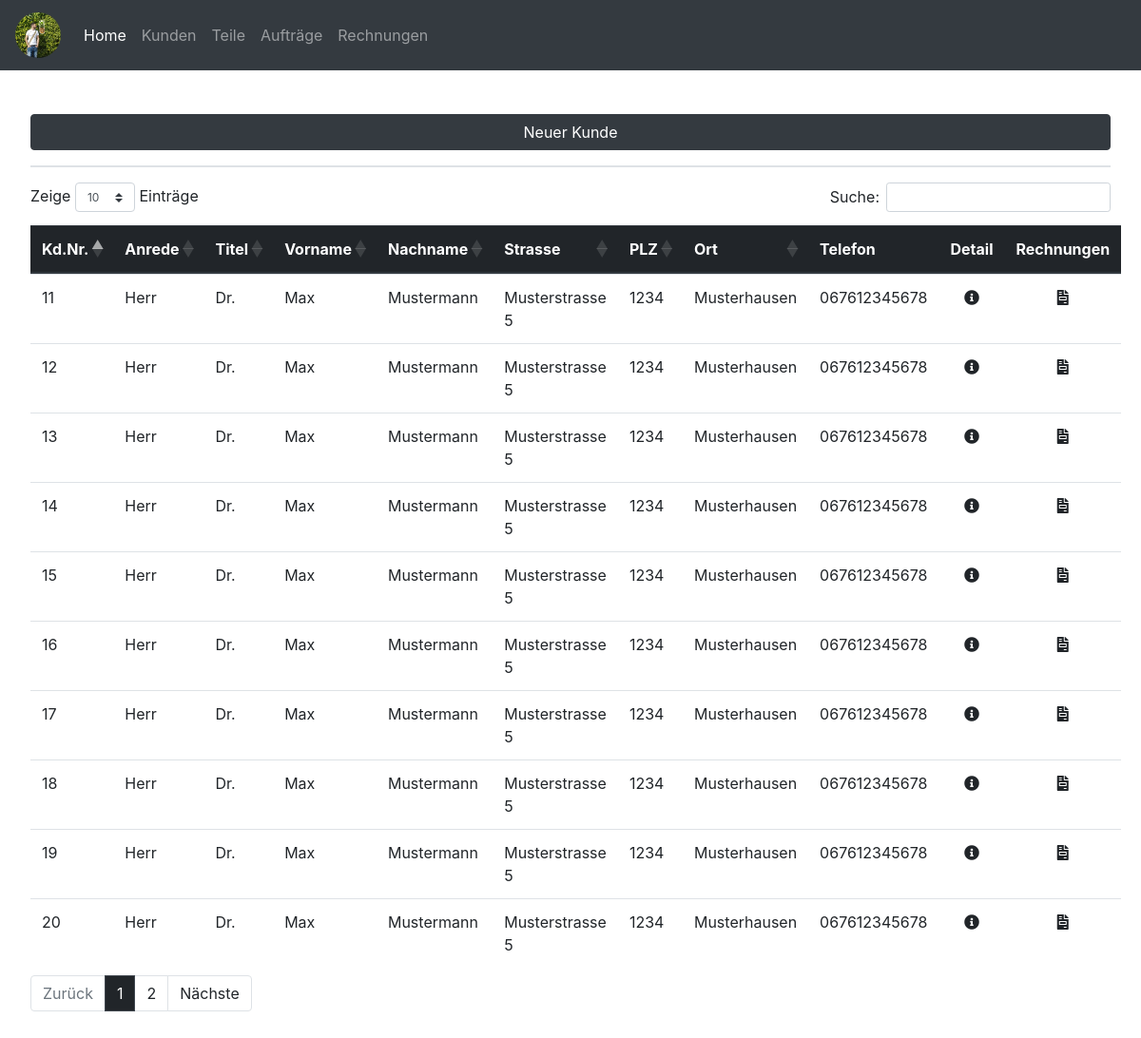
/customer.php, run on an earlier commit of the app's database.
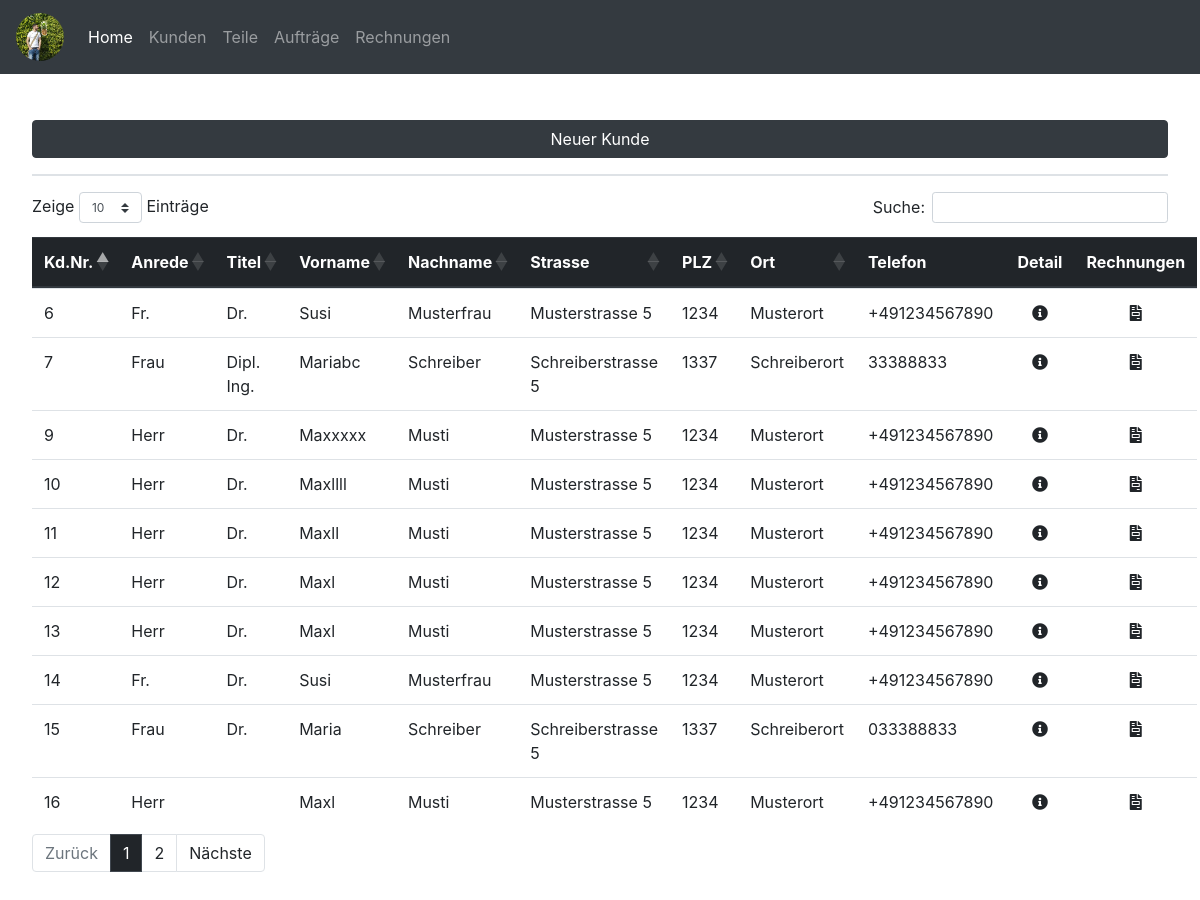
And on a later commit of the database.
### tables this page shows
CREATE TABLE `kunde` (
  `kundennummer` int(10) NOT NULL,
  `anrede` varchar(15) NOT NULL,
  `titel` varchar(10) NOT NULL,
  `vorname` varchar(20) NOT NULL,
  `nachname` varchar(20) NOT NULL,
  `gebdat` date NOT NULL,
  `strasse` varchar(50) NOT NULL,
  `plz` int(10) NOT NULL,
  `ort` varchar(50) NOT NULL,
  `telefon` varchar(20) NOT NULL,
  `email` varchar(50) NOT NULL,
  `newsletter` tinyint(1) NOT NULL,
  `kommentar` text NOT NULL,
  `kundeseit` date NOT NULL
);

### customer.php (the view, shortened to what this page needs)
<?php include('connection.php') ?>
<?php include('header.php') ?>
<button type="button" class="btn btn-dark btn-new-car mb-3 mb-lg-0" data-toggle="modal" data-target="#customernewmodal">
    Neuer Kunde
    </button>
    <br /><hr />
    <table id="customertable" class="display table table-hover">
        <thead class="thead-dark">
            <tr>
                <th>Kd.Nr.</th>
                <th>Anrede</th>
                <th>Titel</th>
                <th>Vorname</th>
                <th>Nachname</th>
                <th>Strasse</th>
                <th>PLZ</th>
                <th>Ort</th>
                <th>Telefon</th>
                <th><center>Detail</center></th>
                <th><center>Rechnungen</center></th>
            </tr>
        </thead>
        <tbody>
        <?php
            $sql = "SELECT * from kunde ORDER BY kundennummer ASC";
            foreach ($pdo->query($sql) as $row) {
                echo "<tr href='customer_detail.php?kundennummer=" . $row['kundennummer'] . "'><td>" . $row['kundennummer'] . "</td>";
                echo "<td>" . $row['anrede'] . "</td>";
                echo "<td>" . $row['titel'] . "</td>";
                echo "<td>" . $row['vorname'] . "</td>";
                echo "<td>" . $row['nachname'] . "</td>";
                echo "<td>" . $row['strasse'] . "</td>";
                echo "<td>" . $row['plz'] . "</td>";
                echo "<td>" . $row['ort'] . "</td>";
                echo "<td>" . $row['telefon'] . "</td>";
                echo "<td><a title='Details' class='' href='customer_detail.php?kundennummer=" . $row['kundennummer'] . "'><center><i class='fas fa-info-circle'></i></center></a></td>";
                echo "<td><a title='Rechnungen' class='' href='rechnungen.php?kundennummer=" . $row['kundennummer'] . "'><center><i class='fas fa-file-invoice'></i></center></a></td></tr>"; ?>
            <?php }; ?>
        </tbody>
    </table>
<?php include('footer.php') ?>

What changed in the data, as far as the page shows it:
no longer on this page (row edited): kunde: kundennummer "17", anrede "Herr", titel "Dr.", vorname "Max", nachname "Mustermann", strasse "Musterstrasse 5", plz "1234", ort "Musterhausen", telefon "067612345678"
no longer on this page (row edited): kunde: kundennummer "18", anrede "Herr", titel "Dr.", vorname "Max", nachname "Mustermann", strasse "Musterstrasse 5", plz "1234", ort "Musterhausen", telefon "067612345678"
no longer on this page (row edited): kunde: kundennummer "19", anrede "Herr", titel "Dr.", vorname "Max", nachname "Mustermann", strasse "Musterstrasse 5", plz "1234", ort "Musterhausen", telefon "067612345678"
no longer on this page (row edited): kunde: kundennummer "20", anrede "Herr", titel "Dr.", vorname "Max", nachname "Mustermann", strasse "Musterstrasse 5", plz "1234", ort "Musterhausen", telefon "067612345678"
added kunde: kundennummer "6", anrede "Fr.", titel "Dr.", vorname "Susi", nachname "Musterfrau", strasse "Musterstrasse 5", plz "1234", ort "Musterort", telefon "+491234567890"
added kunde: kundennummer "7", anrede "Frau", titel "Dipl. Ing.", vorname "Mariabc", nachname "Schreiber", strasse "Schreiberstrasse 5", plz "1337", ort "Schreiberort", telefon "33388833"
added kunde: kundennummer "9", anrede "Herr", titel "Dr.", vorname "Maxxxxx", nachname "Musti", strasse "Musterstrasse 5", plz "1234", ort "Musterort", telefon "+491234567890"
added kunde: kundennummer "10", anrede "Herr", titel "Dr.", vorname "Maxllll", nachname "Musti", strasse "Musterstrasse 5", plz "1234", ort "Musterort", telefon "+491234567890"
changed kunde id 11: vorname "Max" → "Maxll"; nachname "Mustermann" → "Musti"; ort "Musterhausen" → "Musterort"; telefon "067612345678" → "+491234567890"
changed kunde id 12: vorname "Max" → "Maxl"; nachname "Mustermann" → "Musti"; ort "Musterhausen" → "Musterort"; telefon "067612345678" → "+491234567890"
changed kunde id 13: vorname "Max" → "Maxl"; nachname "Mustermann" → "Musti"; ort "Musterhausen" → "Musterort"; telefon "067612345678" → "+491234567890"
changed kunde id 14: anrede "Herr" → "Fr."; vorname "Max" → "Susi"; nachname "Mustermann" → "Musterfrau"; ort "Musterhausen" → "Musterort"; telefon "067612345678" → "+491234567890"
changed kunde id 15: anrede "Herr" → "Frau"; vorname "Max" → "Maria"; nachname "Mustermann" → "Schreiber"; strasse "Musterstrasse 5" → "Schreiberstrasse 5"; plz "1234" → "1337"; ort "Musterhausen" → "Schreiberort"; telefon "067612345678" → "033388833"
changed kunde id 16: vorname "Max" → "Maxl"; nachname "Mustermann" → "Musti"; ort "Musterhausen" → "Musterort"; telefon "067612345678" → "+491234567890"; titel "Dr." → (not shown)
